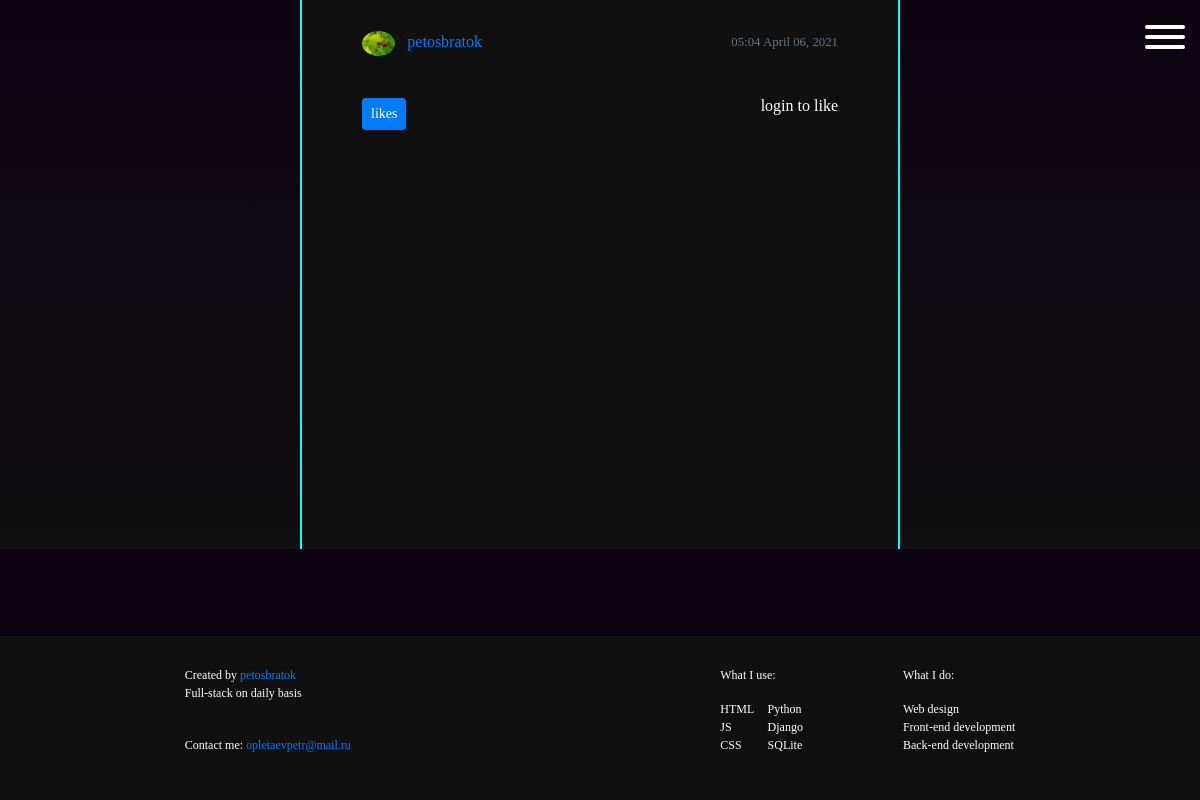
The page /post/90/ on the database its author committed.
### blog/models.py (models this page shows, shortened)
class Post(models.Model):
    date_posted = models.DateTimeField(default=timezone.now)
    author = models.ForeignKey(User, on_delete=models.CASCADE)
    score = models.IntegerField(default=0)

### users/models.py (models this page shows, shortened)
class Profile(models.Model):
    user = models.OneToOneField(User, on_delete=models.CASCADE)
    image = models.ImageField(default='default.jpg', upload_to='profile_pics')

### blog/views.py (the view)
# urls.py: path('post/<int:pk>/', PostDetailView.as_view(), name='post-detail'),
class PostDetailView(DetailView):
    model = Post
    def get_context_data(self, **kwargs):
        context = super(PostDetailView, self).get_context_data(**kwargs)
        posts = Post.objects.all()
        return context

### blog/templates/blog/post_detail.html (shortened to what this page needs)
{% extends "blog/base.html" %}
{% load static %}
{% block links %}
  <link rel="stylesheet" type="text/css" href="{% static 'blog/single-form-page.css' %}">
  <link rel="stylesheet" href="{% static 'blog/post-detail.css' %}">
{% endblock links %}
{% block content %}
  <div class="content-wrapper">
    <article class="content-section">
      <div class="metadata">
        <div class="user-info">
          <a class="mr-2" href="{% url 'user-posts' post.author.username %}">    <img class="rounded-circle article-img" src="{{ post.author.profile.image.url }}" alt=""></a>
          <a class="mr-2" href="{% url 'user-posts' object.author.username %}">{{ object.author }}</a>
        </div>
        <small class="text-muted">{{ object.date_posted|date:"h:m F d, Y" }}</small>
      </div>
      <div class="text-block">
      </div>
        <div class="media-body">
          <div class="button-container">
              {% if user.is_authenticated %}
                {% if object.id in liked_ids %}
                  <button class="btn btn-success btn-sm mt-1 mb-1 like-btn" data-href="{{ object.get_api_like_url }}?post_id={{ object.id }}" data-likes="{{ object.total_likes }}">{{ object.total_likes }} likes</button>
                {% else %}
                  <button class="btn btn-primary btn-sm mt-1 mb-1 like-btn" data-href="{{ object.get_api_like_url }}?post_id={{ object.id }}" data-likes="{{ object.total_likes }}">{{ object.total_likes }} likes</button>
                {% endif %}
              {% else %}
                <span class="btn btn-primary btn-sm mt-1 mb-1">{{ object.total_likes }} likes</span>
                <p>login to like</p>
              {% endif %}
          </div>
          <hr style="margin: 10px">
      </div>
    </article>
  </div>
{% endblock content %}

### blog/static/blog/style.css (style rules this page uses)
:root { --deep_blue: #0C1B33; --nice_blue: #036595; --cute_orange: #B22C1D; --sand: #FFE5B0; }
html { scroll-behavior: smooth; height: 100%: }
body { min-width: 1024px; min-height: 100vh; display: flex; flex-direction: column; background-color: black; background-color: #0D0212; font-family: pixelated; color: white; display: flex; justify-content: space-between; box-sizing: border-box; margin: 0; padding: 0; }
.button-container { display: flex; flex-direction: row; justify-content: space-between; }

### blog/static/blog/single-form-page.css (style rules this page uses)
.content-section { width: 60%; max-width: 500px; margin: 50px auto; }

### blog/static/blog/post-detail.css (style rules this page uses)
.content-wrapper { background: linear-gradient(180deg, rgba(255,255,255,0) 0%, rgba(16,16,16,1) 100%); height: 100%; margin: 50px 0; margin-bottom: 0px; display: flex; justify-content: center; align-items: flex-end; margin-top: -71px; }
.content-section { min-height: calc(100vh - 180px); background-color: #101010; margin: 0; width: 50%; max-width: none; height: 100%; border: 2px solid cyan; border-top: none; border-bottom: none; padding: 0 50px; }
.article-img { height: 25px; }
.metadata { margin-top: 91px; padding: 10px; width: 100%; display: flex; justify-content: space-between; align-items: center; }
.text-block { padding: 10px; }
.button-container { padding: 0 10px; }

### blog/static/blog/home-media.css (style rules this page uses)
@media (max-device-width: 1100px) { body { min-width: auto; } }

### rows shown on the page
Post: author.profile.image (picture), author "petosbratok", date_posted "05:04 April 06, 2021"
